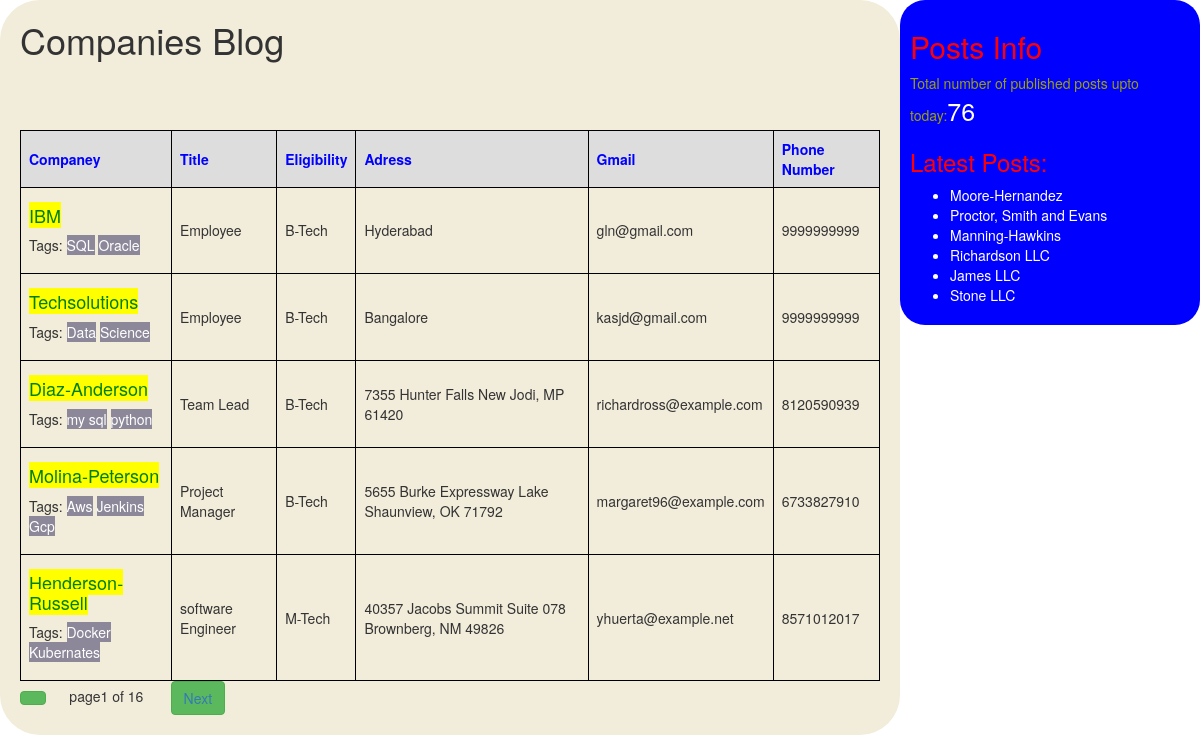
Screenshot of /chennaiinfo/ with the database file from the repository.
### checkapp/models.py (models this page shows, shortened)
class Post(models.Model):
 STATUS_CHOICES=(('draft','Draft'),('published','Published'))
 companey=models.CharField(max_length=100)
 slug=models.SlugField(max_length=264,unique_for_date='publish')
 author=models.ForeignKey(User,related_name='blog_Posts',default='1',on_delete=models.CASCADE)
 body=models.TextField()
 publish=models.DateTimeField(default=timezone.now)
 created=models.DateTimeField(auto_now_add=True)
 updated=models.DateTimeField(auto_now=True)
 status=models.CharField(max_length=10,choices=STATUS_CHOICES,default='published')
 eligibility=models.CharField(max_length=100)
 title=models.CharField(max_length=100)
 email=models.EmailField()
 address=models.TextField()
 phonenumber=models.BigIntegerField()
 tags=TaggableManager()
 class Meta:
     ordering=('-publish',)
 def get_absolute_url(self):
      return reverse('post_detail',args=[self.publish.year,self.publish.strftime('%m'),self.publish.strftime('%d'),self.slug])

### checkapp/views.py (the view)
# urls.py: path('chennaiinfo/',views.postlistviewc),
def postlistviewc(request,tag_slug=None):
    post=Post.objects.all().order_by('publish')
    tag=None
    if tag_slug:
        tag=get_object_or_404(Tag,slug=tag_slug)
        post=post.filter(tags__in=[tag])
    paginator=Paginator(post,5)
    page_number=request.GET.get('page')
    try:
        post=paginator.page(page_number)
    except PageNotAnInteger:
        post=paginator.page(1)
    except EmptyPage:
        post=paginator.page(paginator.num_pages)
    return render(request,'checkapp/postlist.html',{'p':post,'tag':tag})

### checkapp/templatetags/blog_tags.py (called while the page is built)
@register.simple_tag
def total_posts():
    return Post.objects.count()

@register.inclusion_tag('checkapp/latest_posts.html')
def showlatestposts(count=5):
    lat_posts=Post.objects.order_by('-publish')[:count]
    return {'latp':lat_posts}

### templates/checkapp/postlist.html (shortened to what this page needs)
<!DOCTYPE html>
{%extends 'checkapp/base.html'%}
{%block content%}
  <h1>Companies Blog</h1>
  <br>
  <br><br>
  {% if p%}
  <table>
    <thead>
      <th>Companey</th>
      <th>Title</th>
      <th>Eligibility</th>
      <th>Adress</th>
      <th>Gmail</th>
      <th>Phone Number</th>
    </thead>
    {%endif%}
    {% for post in p%}
    <tr>
      <td><h4><a href="{{post.get_absolute_url}}" class="btn-primary" style='background-color:yellow; color:green;'>{{post.companey}}</a></h4>
        <p>Tags:
        {%for tag in post.tags.all%}
        <a href="{%url 'post_list_by_tag_name' tag.slug%}" class='btn-primary' style="background-color:#8d8899; color:white;">{{tag.name}}</a>
        {%endfor%}
        </p>
      </td>
      <td>{{post.title}}</td>
      <td>{{post.eligibility}}</td>
      <td>{{post.address}}</td>
      <td>{{post.email}}</td>
      <td>{{post.phonenumber}}</td>
    </tr>
    {%endfor%}
  </table>
  {%include 'checkapp/pagination.html' with page=p%}
{%endblock%}

### templates/checkapp/latest_posts.html
<ul>
  {%for post in latp%}
  <li><a href="{{post.get_absolute_url}}" style="color:white;">{{post.companey}}</a></li>
  {%endfor%}
</ul>

### static/css/blog.css (style rules this page uses)
table { border-collapse: collapse; width: 100%; }
th, td { border: 1px solid black; padding: 8px; text-align: left; }
th { background-color: #dddddd; color:blue; }

### rows the page displays
Post: companey "IBM", title "Employee", eligibility "B-Tech", address "Hyderabad", email "gln@gmail.com", phonenumber "9999999999"
Tag: name "SQL"
Tag: name "Oracle"
Post: companey "Techsolutions", title "Employee", eligibility "B-Tech", address "Bangalore", email "kasjd@gmail.com", phonenumber "9999999999"
Tag: name "Data"
Tag: name "Science"
Post: companey "Diaz-Anderson", title "Team Lead", eligibility "B-Tech", address "7355 Hunter Falls New Jodi, MP 61420", email "richardross@example.com", phonenumber "8120590939"
Tag: name "my sql"
Tag: name "python"
Post: companey "Molina-Peterson", title "Project Manager", eligibility "B-Tech", address "5655 Burke Expressway Lake Shaunview, OK 71792", email "margaret96@example.com", phonenumber "6733827910"
Tag: name "Aws"
Tag: name "Jenkins"
Tag: name "Gcp"
Post: companey "Henderson-Russell", title "software Engineer", eligibility "M-Tech", address "40357 Jacobs Summit Suite 078 Brownberg, NM 49826", email "yhuerta@example.net", phonenumber "8571012017"
Tag: name "Docker"
Tag: name "Kubernates"
Post: companey "Moore-Hernandez"
Post: companey "Proctor, Smith and Evans"
Post: companey "Manning-Hawkins"
Post: companey "Richardson LLC"
Post: companey "James LLC"
Post: companey "Stone LLC"

### other values shown
{{ page.number }} "1"
{{ page.paginator.num_pages }} "16"
